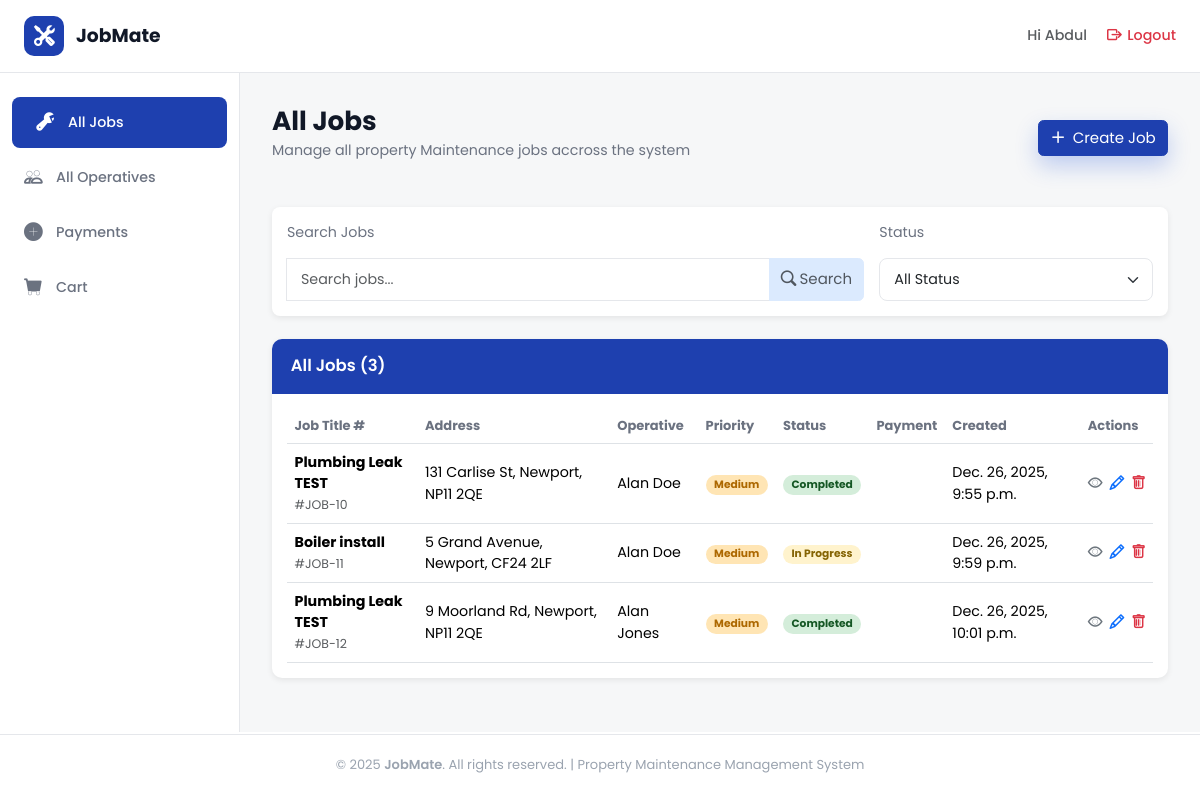
Page /jobs/all_jobs/ (signed in) on the committed database.
### jobs/models.py (models this page shows, shortened)
class Job(models.Model):
    PRIORITY_CHOICES = [
        ('high', 'High'),
        ('medium', 'Medium'),
        ('low', 'Low'),
    ]
    CATEGORY_CHOICES = [
        ('plumbing', 'Plumbing'),
        ('heating', 'Heating'),
        ('electrical', 'Electrical'),
    ]
    STATUS_CHOICES = [
        ("pending", "Pending"),
        ("in_progress", "In Progress"),
        ("completed", "Completed"),
        ("cancelled", "Cancelled"),
    ]
    job_title = models.CharField(max_length=100)
    property_owner = models.CharField(max_length=100)
    address = models.CharField(max_length=200)
    city = models.CharField(max_length=100)
    post_code = models.CharField(max_length=20)
    tenant_name = models.CharField(
        max_length=100,
        null=True,
        blank=True
    )
    tenant_phone = models.CharField(
        max_length=20,
        null=True,
        blank=True
    )
    tenant_email = models.EmailField(
        max_length=254,
        null=True,
        blank=True
    )
    priority = models.CharField(
        max_length=20,
        choices=PRIORITY_CHOICES,
        default='medium'
    )
    category = models.CharField(
        max_length=20,
        choices=CATEGORY_CHOICES
    )
    status = models.CharField(
        max_length=20,
        choices=STATUS_CHOICES,
        default="pending"
    )
    description = models.TextField()
    created_at = models.DateTimeField(auto_now_add=True)
    updated_at = models.DateTimeField(auto_now=True)
    due_date = models.DateField()
    estimated_hours = models.DecimalField(
        max_digits=4,
        decimal_places=1,
        null=True,
        blank=True
    )
    job_cost = models.DecimalField(
        max_digits=10,
        decimal_places=2,
        null=True,
        blank=True
    )
    assigned_operative = models.ForeignKey(
        User,
        on_delete=models.SET_NULL,
        null=True,
        blank=True,
        related_name="assigned_jobs"
    )

### jobs/views.py (the view)
# urls.py: path('all_jobs/', views.all_jobs, name='all_jobs'),
@login_required
def all_jobs(request):
    user = request.user
    search_query = request.GET.get("search_term")
    status_filter = request.GET.get("status_filter")
    if user.profile.role != "Admin":
        job_list = Job.objects.filter(assigned_operative=user)
    else:
        job_list = Job.objects.all()
    if search_query:
        job_list = job_list.filter(
            Q(job_title__icontains=search_query) |
            Q(address__icontains=search_query) |
            Q(city__icontains=search_query) |
            Q(post_code__icontains=search_query))
    if status_filter:
        job_list = job_list.filter(status=status_filter)
    for job in job_list:
        transaction = (
            Transaction.objects
            .filter(job=job)
            .order_by("-created_at")
            .first()
        )
        job.payment_status = transaction.status if transaction else None
    print(job.payment_status)
    return render(request, 'all_jobs.html', {"job_list": job_list, "status_filter": status_filter, "search_query": search_query, "job.payment_staus": job.payment_status})

### jobs/templates/all_jobs.html (shortened to what this page needs)
{% extends "dashboard_base.html" %}
{% load static %}
{% block content %}
<div class="heading-section d-flex flex-column justify-content-between flex-md-row">
  <div class="row">
    <h1 class="section-title">All Jobs</h1>
    <p class="section-subtitle">
      Manage all property Maintenance jobs accross the system
    </p>
  </div>
  {% if request.user.is_authenticated and request.user.profile.role == "Admin" %}
  <a href="{% url 'jobs:create_job' %}"
    class="btn btn-primary shadow-cta d-flex align-items-center justify-content-center h-50 mt-3">
    <i class="bi bi-plus-lg me-2"></i>Create Job
  </a>
  {% endif %}
</div>
<div class="filter-container d-flex flex-grow-1 flex-column justify-content-between flex-md-row gap-3 mb-4 ">
  <div class="search-col col-8">
    <p class="section-subtitle">Search Jobs</p>
    <form class="input-group" method="GET">
      <input type="text" name="search_term" class="form-control" placeholder="Search jobs..." />
      <button type="submit" class="btn btn-secondary text-muted">
        <i class="bi bi-search me-1"></i>Search
      </button>
    </form>
  </div>
  <form class="col" method="GET">
    <p class="section-subtitle">Status</p>
    <select class="form-select" name="status_filter" onchange="this.form.submit()">
      <option value="">All Status</option>
    </select>
  </form>
</div>
  <div>
    <div class="table-container">
      <div class="table-header">All Jobs ({{ job_list.count }})</div>
      <div class="table-responsive p-3">
        <table class="table align-middle mb-0">
          <thead class="table-head">
            <tr>
              <th>Job Title #</th>
              <th>Address</th>
              <th>Operative</th>
              <th>Priority</th>
              <th>Status</th>
              <th>Payment</th>
              <th>Created</th>
              <th>Actions</th>
            </tr>
          </thead>
          <tbody>
            {% for job in job_list %}
            <tr class="test">
              <td data-label="Job Title">
                <strong>{{ job.job_title}}</strong><br /><small class="text-muted">#JOB-{{ job.id }}</small>
              </td>
              <td data-label="Address">{{ job.address }}, {{ job.city }}, {{ job.post_code }}</td>
              <td data-label="Operative">{{ job.assigned_operative.first_name }} {{ job.assigned_operative.last_name }}
              </td>
              <td data-label="Priority">
                <span class="badge badge-rounded
                {% if job.priority == 'high' %} badge-high
                {% elif job.priority == 'medium' %}badge-medium
                {% elif job.priority == 'low' %}badge-low
                {% endif %}">
                  {{ job.get_priority_display }}
                </span>
              </td>
              <td data-label="Status">
                <span class="badge badge-rounded
                {% if job.status == 'pending' %}badge-pending
                {% elif job.status == 'in_progress' %}badge-progress
                {% elif job.status == 'completed' %}badge-completed
                {% elif job.status == 'cancelled' %}bg-danger
                {% endif %} ">
                  {{ job.get_status_display }}
                </span>
              </td>
              <td data-label="Payment">
                <span class="badge badge-rounded
                {% if job.payment_status == 'paid' %}badge-success
                {% elif job.payment_status == 'open' %}badge-warning
                {% elif job.payment_status == 'failed' %}badge-danger
                {% else %}badge-muted
                {% endif %}">
                </span>
              </td>
              <td data-label="Created">{{ job.created_at}}</td>
              <td data-label="Actions">
                <div class="d-flex flex-row justify-content-around">
                  <a href="{% url 'jobs:job_detail' job_id=job.id %}" class="text-secondary me-2"><i
                      class="bi bi-eye"></i></a>
                  {% if request.user.is_authenticated and request.user.profile.role == "Admin" %}
                  <a href="{% url 'jobs:edit_job' job_id=job.id %}" class="text-primary me-2"><i
                      class="bi bi-pencil"></i></a>
                  <a href="{% url 'jobs:delete_job' job_id=job.id %}" class="text-danger"><i
                      class="bi bi-trash"></i></a>
                  {% endif %}
                </div>
              </td>
            </tr>
            {% empty %}
            <tr>
              <td colspan="8" class="text-danger">No jobs found!</td>
            </tr>
            {% endfor %}
          </tbody>
        </table>
      </div>
    </div>
  </div>
  {% endblock %}

### templates/dashboard_base.html (shortened to what this page needs)
{% extends "base.html" %}
{% load static %}
{% block body %}
<header class="top-header">
  <div class="logo-section">
    <a href="{% url 'home:home' %}">
      <div class="logo-icon">
        <i class="bi bi-tools"></i>
      </div>
      <span class="logo-text">JobMate</span>
    </a>
  </div>
  <div class="header-right">
    <div class="user-info">
      <a href="{% url 'users:profile_settings' %}" class="text-decoration-none text-muted"><span>Hi {% if request.user.is_authenticated and request.user.first_name == "" %}
        {{ request.user.username }}
        {% else %}
         {{request.user.first_name}}
          {% endif %} </span></a>
    </div>
    <a href="{% url 'account_logout' %}" class="logout-btn text-danger">
      <i class="bi bi-box-arrow-right"></i>
      <span>Logout</span>
    </a>
  </div>
</header>
<div class="dashboard-layout">
  <aside class="sidebar">
    <ul class="sidebar-nav">
      <li>
        <a href="{% url 'jobs:all_jobs' %}"
          class="{% if request.resolver_match.url_name == 'all_jobs' %}active{% endif %}">
          <i class="bi bi-wrench-adjustable"></i>
          <span>All Jobs</span>
        </a>
      </li>
      {% if request.user.is_authenticated and request.user.profile.role == "Admin" %}
      <li>
        <a href="{% url 'users:all_operatives' %}"
          class="{% if request.resolver_match.url_name == 'all_operatives' %}active{% endif %}">
          <i class="bi bi-people"></i>
          <span>All Operatives</span>
        </a>
      </li>
      {% endif %}
      <li>
        <a href="{% url 'cart:payments' %}"
          class="{% if request.resolver_match.url_name == 'payments' %}active nav-link disabled{% endif %}">
          <i class="bi bi-plus-circle-fill"></i>
          <span>Payments</span>
        </a>
      </li>
      <li>
        <a href="{% url 'cart:basket' %}"
          class="{% if request.resolver_match.url_name == 'basket' %}active nav-link disabled{% endif %}">
          <i class="bi bi-cart-fill"></i>
          <span>Cart</span>
        </a>
      </li>
    </ul>
  </aside>
  <main class="main-content">
    {% block content %} {% endblock %}
  </main>
</div>
{% endblock %}

### static/css/base.css (style rules this page uses)
html { font-size: 15px; }
:root { --jm-blue-600: #2563eb; --jm-blue-700: #1e40af; --jm-default: #ffffff; --jm-main: #e5e7eb; --jm-secondary: #1e40af; --jm-accent: #dbeafe; --jm-accent-light: #f6f7f8; --jm-links: #2563eb; --jm-other: #fd5454; --ink: #111827; --muted: #6b7280; --muted-2: #9aa3af; --footer-bg: #0f172a; --input: #f3f3f6; --card-radius: 14px; --tile-radius: 18px; --shadow-soft: 0 8px 16px rgba(15, 23, 42, 0.06); --shadow-tile: 0 14px 30px rgba(37, 99, 235, 0.25); --shadow-cta: 0 10px 22px rgba(29, 78, 216, 0.25); --purple: #7e22ce; --input-border: #D1D5DB; --topbar-h: 66px; --footer-h: 20px; --sidebar-width: 240px; }
* { box-sizing: border-box; }
body { font-family: "Poppins", system-ui, -apple-system, Segoe UI, Roboto, Helvetica, Arial, sans-serif; font-size: 0.95rem; color: var(--ink); background: var(--page-bg); margin: 0 auto; }
.btn-primary { background-color: var(--jm-blue-700) !important; border-color: var(--jm-blue-700) !important; font-size: 1rem; transition: all 0.25s ease; }
.btn-secondary { background-color: var(--jm-accent) !important; border-color: var(--jm-accent) !important; font-size: 1rem; transition: all 0.25s ease; color: var(--ink); }
.bi::before { font-weight: bold !important; }
.section-title { font-weight: 700; font-size: 1.75rem; color: var(--ink); margin-bottom: 0.25rem; }
.section-subtitle { color: var(--muted); }

### static/css/home.css (style rules this page uses)
.shadow-cta { box-shadow: var(--shadow-cta); }

### static/css/accounts.css (style rules this page uses)
.form-control, .form-select { border-radius: 8px; border: 1px solid #e5e7eb; padding: 10px 14px; font-size: 0.95rem; transition: border-color .2s, box-shadow .2s; }

### static/css/dashboard_base.css (style rules this page uses)
.dashboard-layout { display: flex; max-width: 1800px; margin: 0 auto; width: 100%; }
.main-content { flex: 1; padding: 32px; background-color: var(--jm-accent-light); overflow-y: auto; height: calc(100vh - 55px - var(--topbar-h) - var(--footer-h)); }
.top-header { background: var(--jm-default); border-bottom: 1px solid var(--jm-main); margin: 0 auto; padding: 16px 24px; display: flex; justify-content: space-between; align-items: center; position: sticky; max-width: 1800px; width: 100%; top: 0; z-index: 1000; }
.logo-section { display: flex; align-items: center; gap: 12px; }
.logo-section a { display: flex; align-items: center; gap: 12px; text-decoration: none; }
.logo-icon { width: 40px; height: 40px; background: var(--jm-blue-700); border-radius: 10px; display: flex; align-items: center; justify-content: center; color: var(--jm-default); font-size: 20px; }
.logo-text { font-size: 1.25rem; font-weight: 700; color: var(--ink); }
.header-right { display: flex; align-items: center; gap: 20px; }
.user-info { display: flex; align-items: center; gap: 8px; color: var(--muted); font-weight: 500; }
.logout-btn { color: var(--muted); text-decoration: none; display: flex; align-items: center; gap: 6px; font-weight: 500; transition: color 0.3s; }
.sidebar { width: var(--sidebar-width); background: var(--jm-default); border-right: 1px solid var(--jm-main); padding: 24px 0; position: sticky; top: 73px; overflow-y: auto; }
.sidebar-nav { list-style: none; padding: 0; margin: 0; }
.sidebar-nav li { margin-bottom: 4px; }
.sidebar-nav a { display: flex; align-items: center; gap: 12px; padding: 12px 24px; color: var(--muted); text-decoration: none; font-weight: 500; transition: all 0.3s; }
.sidebar-nav a.active { background: var(--jm-blue-700); color: white; border-radius: 8px; margin: 0 12px; }
.sidebar-nav a i { font-size: 18px; width: 20px; }

### static/css/tables.css (style rules this page uses)
.heading-section { margin-bottom: 1rem; }
.filter-container { background-color: var(--jm-default); margin-top: 2rem; padding: 1rem; border-radius: 8px; box-shadow:0 2px 6px rgba(0,0,0,0.08); }
.table-container { border-radius: 10px; overflow: hidden; box-shadow: 0 2px 6px rgba(0, 0, 0, 0.08); background: white; }
.table-header { background-color: var(--jm-blue-700); color: var(--jm-default); padding: 1rem 1.25rem; font-weight: 600; font-size: 1.1rem; width: 100%; }
.table-head th { color: var(--muted); font-size: small; }
.badge-rounded { border-radius: 1rem; padding: 0.4em 0.8em; }
.badge-medium { background-color: #ffe5b4; color: #ad6800; }
.badge-progress { background-color: #fff3cd; color: #856404; }
.badge-completed { background-color: #d4edda; color: #155724; }

### rows in the picture
Job: job_title "Plumbing Leak TEST", id "10", address "131 Carlise St", city "Newport", post_code "NP11 2QE", assigned_operative.first_name "Alan", assigned_operative.last_name "Doe", priority "Medium", status "Completed", created_at "Dec. 26, 2025, 9:55 p.m."
Job: job_title "Boiler install", id "11", address "5 Grand Avenue", city "Newport", post_code "CF24 2LF", assigned_operative.first_name "Alan", assigned_operative.last_name "Doe", priority "Medium", status "In Progress", created_at "Dec. 26, 2025, 9:59 p.m."
Job: job_title "Plumbing Leak TEST", id "12", address "9 Moorland Rd", city "Newport", post_code "NP11 2QE", assigned_operative.first_name "Alan", assigned_operative.last_name "Jones", priority "Medium", status "Completed", created_at "Dec. 26, 2025, 10:01 p.m."

### other values in the picture
{{ request.user.first_name }} "Abdul"
{{ job_list.count }} "3"
